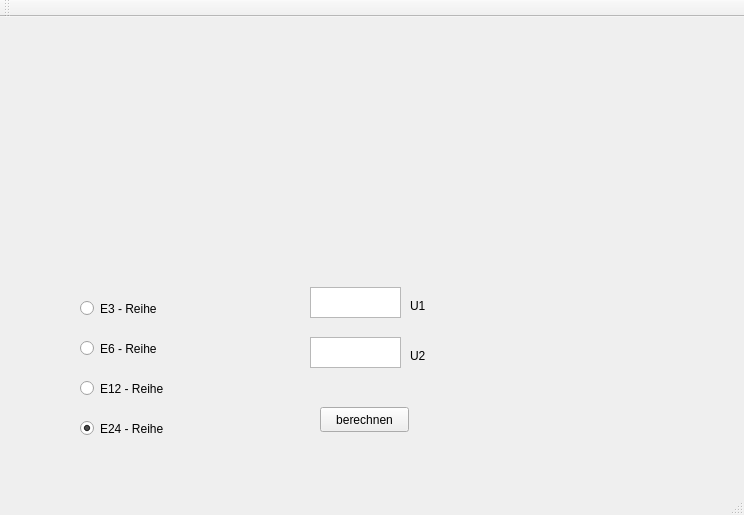
<?xml version="1.0" encoding="UTF-8"?>
<ui version="4.0">
 <class>MainWindow</class>
 <widget class="QMainWindow" name="MainWindow">
  <property name="geometry">
   <rect>
    <x>0</x>
    <y>0</y>
    <width>744</width>
    <height>515</height>
   </rect>
  </property>
  <property name="windowTitle">
   <string>MainWindow</string>
  </property>
  <widget class="QWidget" name="centralWidget">
   <widget class="QPushButton" name="pushButton_calculate">
    <property name="geometry">
     <rect>
      <x>320</x>
      <y>390</y>
      <width>89</width>
      <height>25</height>
     </rect>
    </property>
    <property name="text">
     <string>berechnen</string>
    </property>
   </widget>
   <widget class="QRadioButton" name="radioButtonE3">
    <property name="geometry">
     <rect>
      <x>80</x>
      <y>280</y>
      <width>112</width>
      <height>23</height>
     </rect>
    </property>
    <property name="focusPolicy">
     <enum>Qt::WheelFocus</enum>
    </property>
    <property name="text">
     <string>E3 - Reihe</string>
    </property>
   </widget>
   <widget class="QRadioButton" name="radioButtonE6">
    <property name="geometry">
     <rect>
      <x>80</x>
      <y>320</y>
      <width>112</width>
      <height>23</height>
     </rect>
    </property>
    <property name="text">
     <string>E6 - Reihe</string>
    </property>
   </widget>
   <widget class="QRadioButton" name="radioButtonE12">
    <property name="geometry">
     <rect>
      <x>80</x>
      <y>360</y>
      <width>112</width>
      <height>23</height>
     </rect>
    </property>
    <property name="text">
     <string>E12 - Reihe</string>
    </property>
   </widget>
   <widget class="QRadioButton" name="radioButtonE24">
    <property name="geometry">
     <rect>
      <x>80</x>
      <y>400</y>
      <width>112</width>
      <height>23</height>
     </rect>
    </property>
    <property name="text">
     <string>E24 - Reihe</string>
    </property>
    <property name="checked">
     <bool>true</bool>
    </property>
    <property name="autoRepeat">
     <bool>false</bool>
    </property>
   </widget>
   <widget class="QTextEdit" name="textEditU1">
    <property name="geometry">
     <rect>
      <x>310</x>
      <y>270</y>
      <width>91</width>
      <height>31</height>
     </rect>
    </property>
   </widget>
   <widget class="QTextEdit" name="textEditU2">
    <property name="geometry">
     <rect>
      <x>310</x>
      <y>320</y>
      <width>91</width>
      <height>31</height>
     </rect>
    </property>
   </widget>
   <widget class="QLabel" name="labelU1">
    <property name="geometry">
     <rect>
      <x>410</x>
      <y>280</y>
      <width>67</width>
      <height>17</height>
     </rect>
    </property>
    <property name="text">
     <string>U1</string>
    </property>
   </widget>
   <widget class="QLabel" name="labelU2">
    <property name="geometry">
     <rect>
      <x>410</x>
      <y>330</y>
      <width>67</width>
      <height>17</height>
     </rect>
    </property>
    <property name="text">
     <string>U2</string>
    </property>
   </widget>
   <widget class="QLabel" name="label_picture">
    <property name="geometry">
     <rect>
      <x>520</x>
      <y>80</y>
      <width>181</width>
      <height>331</height>
     </rect>
    </property>
    <property name="sizePolicy">
     <sizepolicy hsizetype="Preferred" vsizetype="Preferred">
      <horstretch>0</horstretch>
      <verstretch>0</verstretch>
     </sizepolicy>
    </property>
    <property name="focusPolicy">
     <enum>Qt::NoFocus</enum>
    </property>
    <property name="text">
     <string/>
    </property>
    <property name="pixmap">
     <pixmap>SpannungsteilerBild.png</pixmap>
    </property>
    <property name="scaledContents">
     <bool>true</bool>
    </property>
   </widget>
  </widget>
  <widget class="QMenuBar" name="menuBar">
   <property name="geometry">
    <rect>
     <x>0</x>
     <y>0</y>
     <width>744</width>
     <height>22</height>
    </rect>
   </property>
  </widget>
  <widget class="QToolBar" name="mainToolBar">
   <attribute name="toolBarArea">
    <enum>TopToolBarArea</enum>
   </attribute>
   <attribute name="toolBarBreak">
    <bool>false</bool>
   </attribute>
  </widget>
  <widget class="QStatusBar" name="statusBar"/>
 </widget>
 <layoutdefault spacing="6" margin="11"/>
 <resources/>
 <connections/>
</ui>
